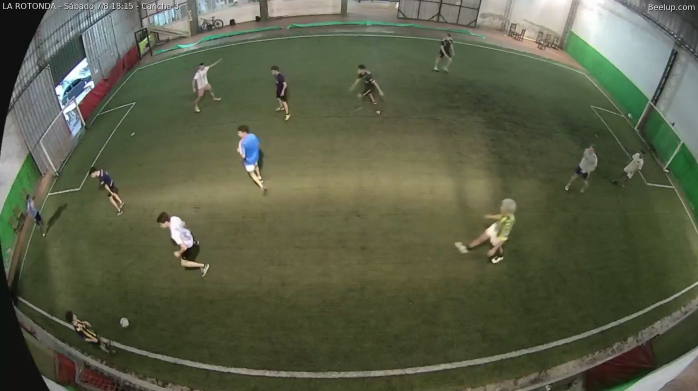
#> input picture frame 37 of videos/partido.mp4, 1396 x 782 px (shown at 1/2 size)
$ python 01_opencv_video.py
#> lines starting #> are read from the running program, lines starting #| are printed output that depends on the picture; after the words box and inside, x2 and y2 are one past the last pixel; in counts of white or black regions, pixels touching at a corner belong together
from pathlib import Path
import cv2

# ==========================
# Configuración
# ==========================

BASE_DIR = Path(__file__).resolve().parent.parent
VIDEO_PATH = BASE_DIR / "videos" / "partido.mp4"

# ==========================
# Abrir video
# ==========================

cap = cv2.VideoCapture(str(VIDEO_PATH))

if not cap.isOpened():
    print("No se pudo abrir el video.")
    exit()

print("Video abierto correctamente.")

# ==========================
# Información del video
# ==========================

width = int(cap.get(cv2.CAP_PROP_FRAME_WIDTH))
height = int(cap.get(cv2.CAP_PROP_FRAME_HEIGHT))
fps = cap.get(cv2.CAP_PROP_FPS)
frame_count = int(cap.get(cv2.CAP_PROP_FRAME_COUNT))
duration = frame_count / fps

print(f"Resolución: {width} x {height}")
print(f"FPS: {fps:.2f}")
print(f"Cantidad de frames: {frame_count}")
print(f"Duración: {duration:.2f} segundos")

# ==========================
# Procesamiento frame por frame
# ==========================

frame_number = 0

while True:

    ret, frame = cap.read()
#> frame is the input picture: shape (782, 1396, 3); mean B, G, R 71.2, 94, 89.6

    if not ret:
        break

    frame_number += 1

    height, width = frame.shape[:2]
#> height = 782; width = 1396

    center_x = width // 2
#> center_x = 698
    center_y = height // 2
#> center_y = 391

    # Punto rojo
    cv2.circle(
        frame,
        (center_x, center_y),
        8,
        (0, 0, 255),
        -1
    )
#> frame: shape (782, 1396, 3); 0.02% of pixels changed, all inside (x1, y1, x2, y2) = (690, 383, 707, 400)

    # Cruz azul
    cv2.line(
        frame,
        (center_x - 20, center_y),
        (center_x + 20, center_y),
        (255, 0, 0),
        2
    )
#> frame: shape (782, 1396, 3); mean B, G, R 71.2, 94, 89.6

    cv2.line(
        frame,
        (center_x, center_y - 20),
        (center_x, center_y + 20),
        (255, 0, 0),
        2
    )
#> frame: shape (782, 1396, 3); mean B, G, R 71.2, 94, 89.6

    # Rectángulo verde
    cv2.rectangle(
        frame,
        (100, 100),
        (250, 300),
        (0, 255, 0),
        3
    )

    # Número de frame
    cv2.putText(
        frame,
        f"Frame: {frame_number}",
        (20, 40),
        cv2.FONT_HERSHEY_SIMPLEX,
        1,
        (255, 255, 255),
        2
    )
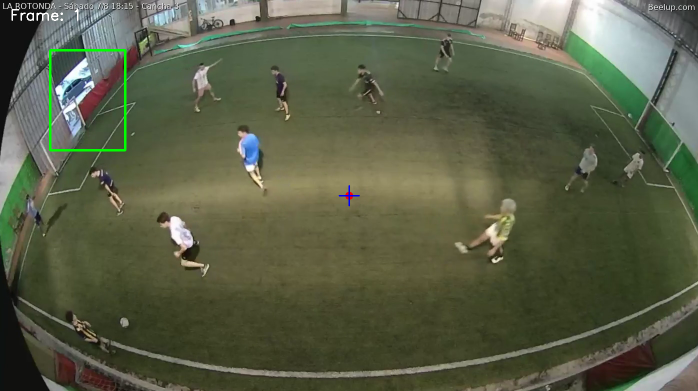
#> frame: shape (782, 1396, 3) (shown at 1/2 size); mean B, G, R 71.1, 94.6, 89.5

    cv2.imshow("Football Analysis Lab", frame)

    if cv2.waitKey(30) & 0xFF == ord("q"):
#> (key q is pressed here)
        break

cap.release()
cv2.destroyAllWindows()

$ run again, starting later in the video
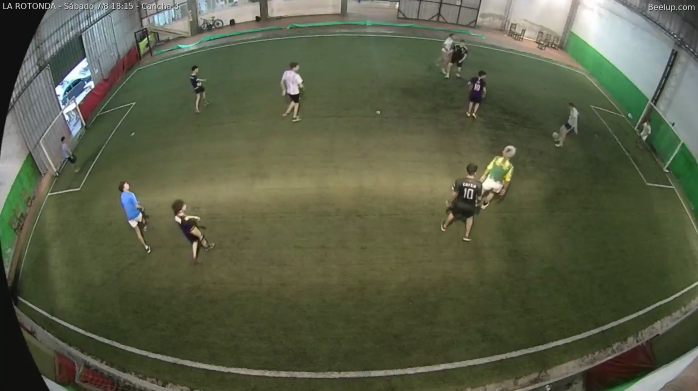
#> input picture frame 168 of videos/partido.mp4, 1396 x 782 px (shown at 1/2 size)
#> frame is the input picture: shape (782, 1396, 3); mean B, G, R 70.4, 93.5, 88.9
#> `cv2.putText( frame, f"Frame: {frame_number}", (20, 40), cv2.FONT_HERSH..`:
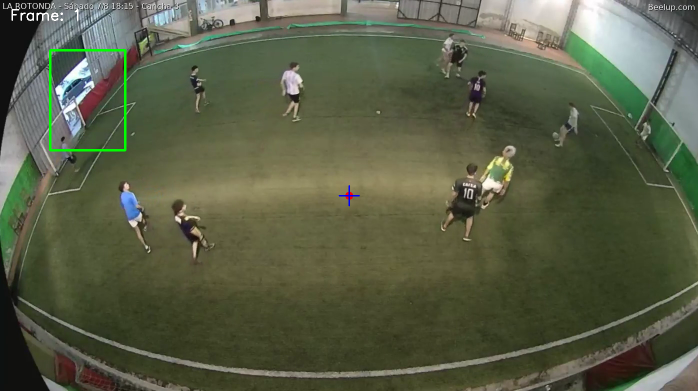
#> frame: shape (782, 1396, 3) (shown at 1/2 size); mean B, G, R 70.3, 94, 88.7

$ run again, starting later in the video
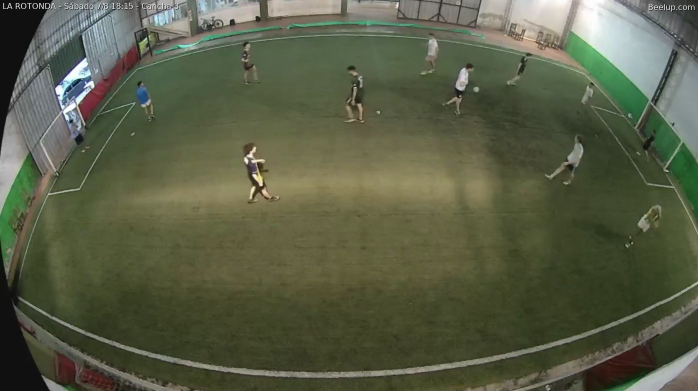
#> input picture frame 300 of videos/partido.mp4, 1396 x 782 px (shown at 1/2 size)
#> frame is the input picture: shape (782, 1396, 3); mean B, G, R 70.4, 93.6, 89
#> `cv2.putText( frame, f"Frame: {frame_number}", (20, 40), cv2.FONT_HERSH..`:
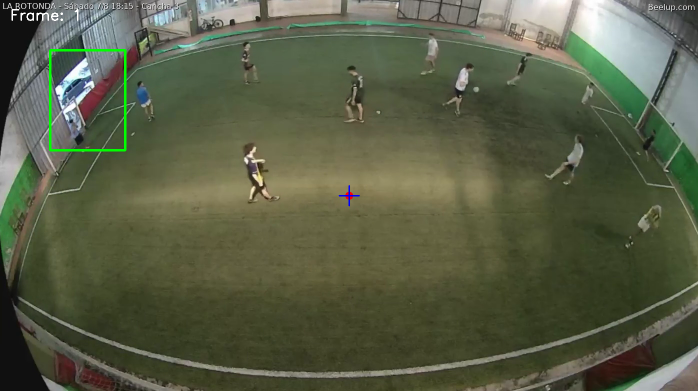
#> frame: shape (782, 1396, 3) (shown at 1/2 size); mean B, G, R 70.3, 94.2, 88.8
